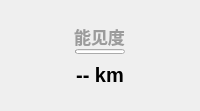
              <widget class="ElevatedCardWidget" name="visibility_card">
               <property name="sizePolicy">
                <sizepolicy hsizetype="Preferred" vsizetype="Preferred">
                 <horstretch>0</horstretch>
                 <verstretch>0</verstretch>
                </sizepolicy>
               </property>
               <property name="minimumSize">
                <size>
                 <width>0</width>
                 <height>60</height>
                </size>
               </property>
               <layout class="QHBoxLayout" name="current_weather_layout_inner_5">
                <property name="spacing">
                 <number>20</number>
                </property>
                <property name="leftMargin">
                 <number>24</number>
                </property>
                <property name="topMargin">
                 <number>24</number>
                </property>
                <property name="rightMargin">
                 <number>24</number>
                </property>
                <property name="bottomMargin">
                 <number>24</number>
                </property>
                <item>
                 <layout class="QVBoxLayout" name="verticalLayout_17">
                  <property name="spacing">
                   <number>9</number>
                  </property>
                  <item>
                   <layout class="QVBoxLayout" name="verticalLayout_36">
                    <property name="spacing">
                     <number>0</number>
                    </property>
                    <item alignment="Qt::AlignHCenter|Qt::AlignVCenter">
                     <widget class="QLabel" name="visibility_label">
                      <property name="font">
                       <font>
                        <family>Microsoft YaHei UI</family>
                        <pointsize>13</pointsize>
                        <bold>true</bold>
                       </font>
                      </property>
                      <property name="styleSheet">
                       <string notr="true">color: rgba(120, 120, 120, 180);
font-weight: bold;</string>
                      </property>
                      <property name="text">
                       <string>能见度</string>
                      </property>
                      <property name="textFormat">
                       <enum>Qt::PlainText</enum>
                      </property>
                      <property name="alignment">
                       <set>Qt::AlignCenter</set>
                      </property>
                      <property name="wordWrap">
                       <bool>true</bool>
                      </property>
                     </widget>
                    </item>
                    <item alignment="Qt::AlignHCenter|Qt::AlignVCenter">
                     <widget class="ProgressBar" name="progressBar_3">
                      <property name="sizePolicy">
                       <sizepolicy hsizetype="Fixed" vsizetype="Fixed">
                        <horstretch>0</horstretch>
                        <verstretch>0</verstretch>
                       </sizepolicy>
                      </property>
                      <property name="minimumSize">
                       <size>
                        <width>0</width>
                        <height>5</height>
                       </size>
                      </property>
                      <property name="maximumSize">
                       <size>
                        <width>50</width>
                        <height>5</height>
                       </size>
                      </property>
                      <property name="styleSheet">
                       <string notr="true"/>
                      </property>
                      <property name="orientation">
                       <enum>Qt::Horizontal</enum>
                      </property>
                      <property name="useAni">
                       <bool>true</bool>
                      </property>
                      <property name="val">
                       <double>0.000000000000000</double>
                      </property>
                     </widget>
                    </item>
                   </layout>
                  </item>
                  <item>
                   <layout class="QVBoxLayout" name="verticalLayout_37">
                    <property name="spacing">
                     <number>0</number>
                    </property>
                    <item>
                     <widget class="StrongBodyLabel" name="visibility_value">
                      <property name="font">
                       <font>
                        <family>Segoe UI</family>
                        <pointsize>15</pointsize>
                        <bold>true</bold>
                        <stylestrategy>PreferDefault</stylestrategy>
                       </font>
                      </property>
                      <property name="text">
                       <string>-- km</string>
                      </property>
                      <property name="alignment">
                       <set>Qt::AlignCenter</set>
                      </property>
                      <property name="wordWrap">
                       <bool>false</bool>
                      </property>
                     </widget>
                    </item>
                   </layout>
                  </item>
                 </layout>
                </item>
               </layout>
              </widget>
